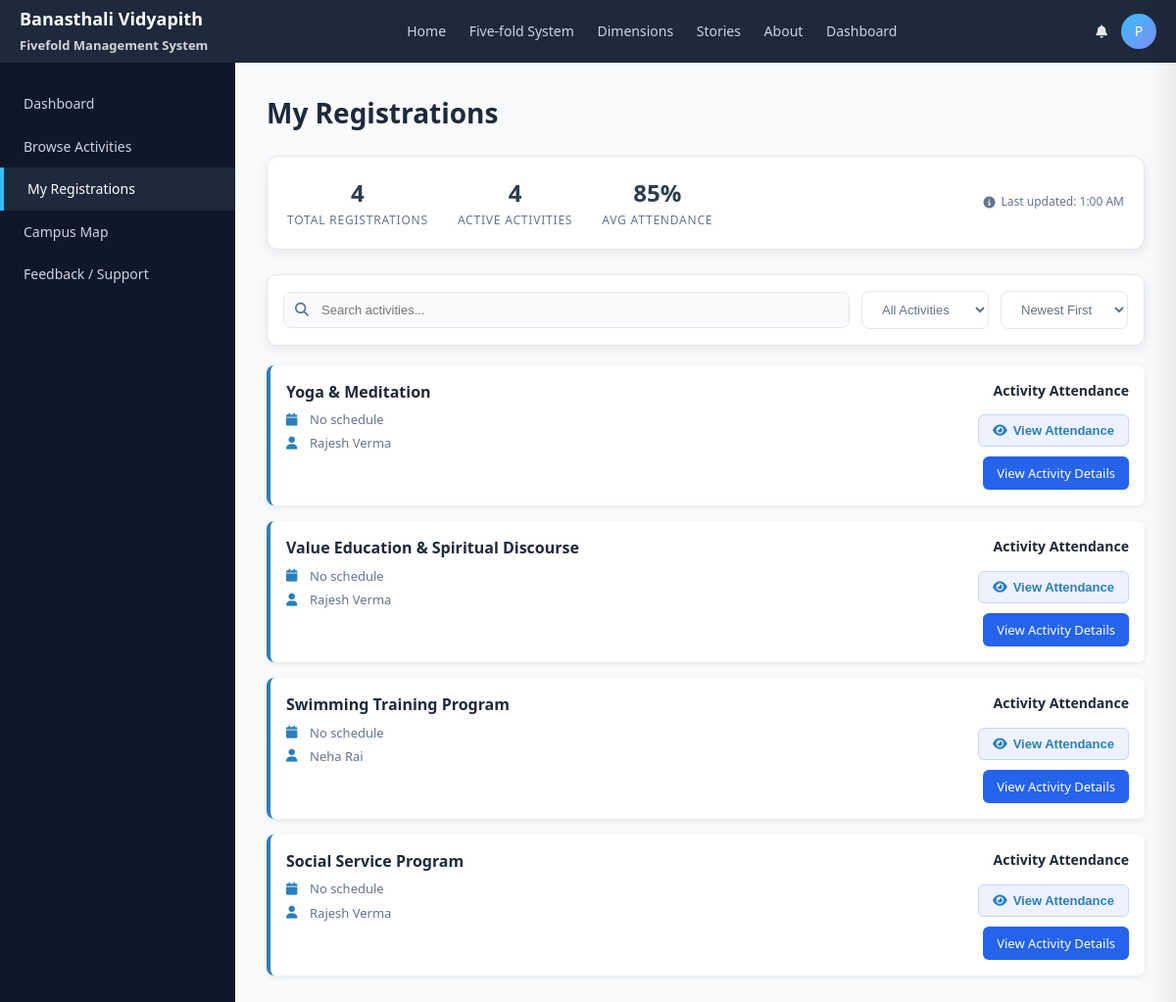
The app's page /activities/student/registrations/ (signed in), older data.
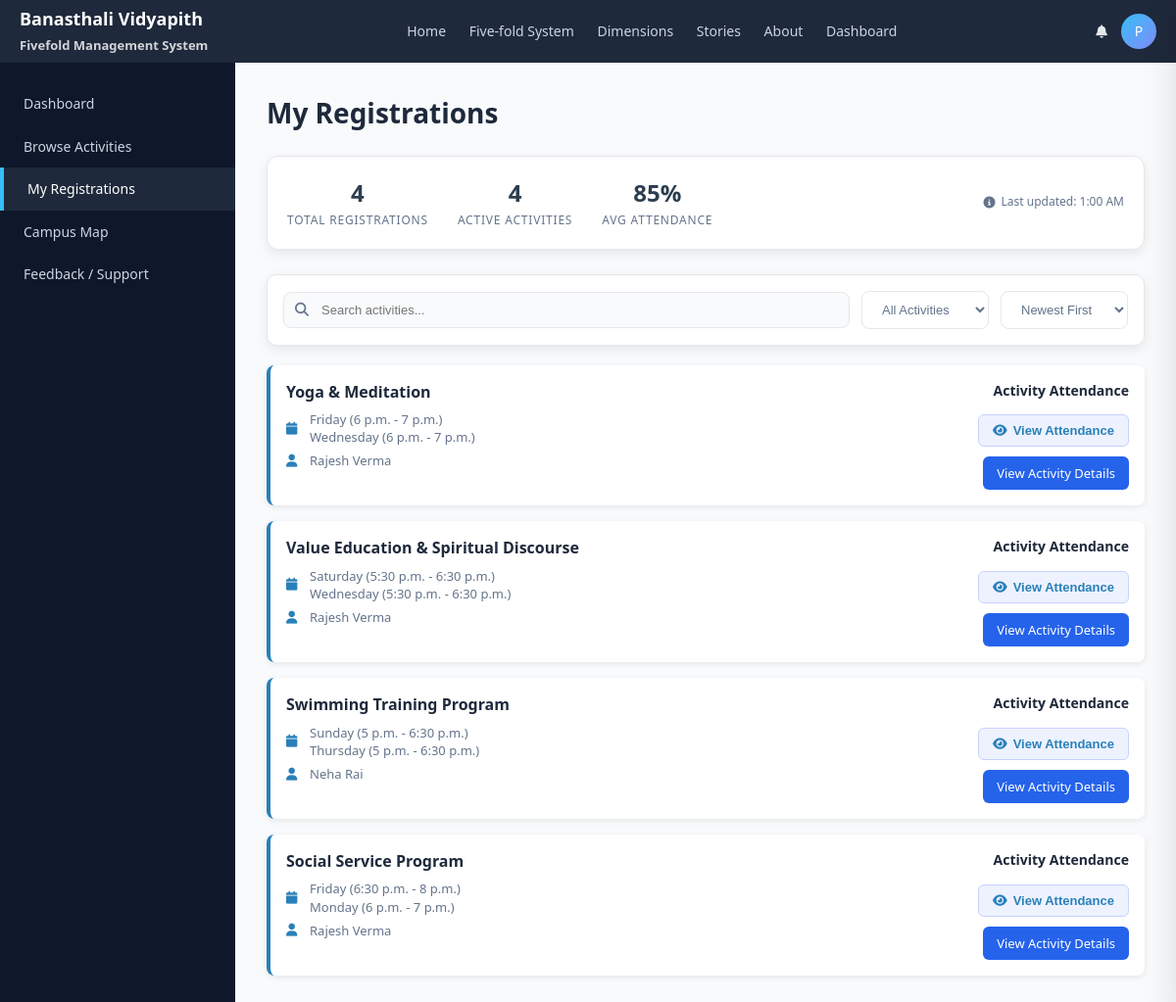
The same page, newer data.
### activities_app/models.py (models this page shows, shortened)
class ActivityRegistration(models.Model):
    student = models.ForeignKey(
        settings.AUTH_USER_MODEL,
        on_delete=models.CASCADE
    )
    activity = models.ForeignKey(
        Activity,
        on_delete=models.CASCADE
    )
    registered_at = models.DateTimeField(auto_now_add=True)
    class Meta:
        unique_together = ("student", "activity")

class Activity(models.Model):
    title = models.CharField(max_length=200)
    description = models.TextField()
    fold = models.CharField(max_length=50)
    total_seats = models.IntegerField()
    filled_seats = models.IntegerField()
    quick_notes = models.TextField(blank=True)
    fee = models.PositiveIntegerField(default=0)
    latitude = models.FloatField(null=True, blank=True)
    longitude = models.FloatField(null=True, blank=True)
    faculty = models.ForeignKey(
        User,
        on_delete=models.CASCADE,
        related_name="activities"
    )

class FacultyTimeSlot(models.Model):
    DAYS = [
        ("Mon", "Monday"),
        ("Tue", "Tuesday"),
        ("Wed", "Wednesday"),
        ("Thu", "Thursday"),
        ("Fri", "Friday"),
        ("Sat", "Saturday"),
        ("Sun", "Sunday"),
    ]
    faculty = models.ForeignKey(
        User,
        on_delete=models.CASCADE,
        related_name="time_slots"
    )
    activity = models.ForeignKey(
    "Activity",
    on_delete=models.CASCADE,
    related_name="time_slots",
    null=True,
    blank=True
)
    day = models.CharField(max_length=3, choices=DAYS)
    start_time = models.TimeField()
    end_time = models.TimeField()
    class Meta:
        ordering = ["day", "start_time"]

### activities_app/views.py (the view)
# urls.py: path('student/registrations/', views.my_registrations, name='my_registrations'),
@login_required
def my_registrations(request):
    registrations = ActivityRegistration.objects.filter(student=request.user)
    return render(
        request,
        "activities_app/student/my_registrations.html",
        {"registrations": registrations}
    )

### activities_app/templates/activities_app/student/my_registrations.html (shortened to what this page needs)
{% load static %}
<!DOCTYPE html>
<html>
<head>
    <link rel="stylesheet" href="{% static 'auth_app/css/dashboard.css' %}">
    <link rel="stylesheet" href="{% static 'activities_app/css/my_registrations.css' %}">
    <link rel="stylesheet" href="https://cdnjs.cloudflare.com/ajax/libs/font-awesome/6.4.0/css/all.min.css">
    <link rel="stylesheet" href="{% static 'activities_app/css/notifications.css' %}">
</head>
<body>
<header class="top-nav">
    <div class="logo">
        <strong>Banasthali Vidyapith</strong><br>
        <span style="font-size:13px; opacity:0.8;">
            Fivefold Management System
        </span>
    </div>
    <nav>
        <a href="/">Home</a>
        <a href="/#fivefold-carousel">Five-fold System</a>
        <a href="/#features">Dimensions</a>
        <a href="/#stories">Stories</a>
        <a href="http://www.banasthali.org/banasthali/wcms/hi/home/about-us/five-fold-education.html" target="_blank">About</a>
        <a href="{% url 'student_dashboard' %}">Dashboard</a>
    </nav>
    <div class="user-actions">
        <button class="notification-btn" onclick="toggleNotifications()">
            <i class="fas fa-bell"></i>
        </button>
        <div class="user-dropdown">
            <div class="user-avatar" id="userAvatarBtn">
                {% if request.user.profile.profile_picture %}
                    <img src="{{ request.user.profile.profile_picture.url }}">
                {% else %}
                    {{ request.user.username|first|upper }}
                {% endif %}
            </div>
        </div>
    </div>
</header>
<div class="dashboard-layout">
    <aside class="sidebar">
    <a href="{% url 'student_dashboard' %}">Dashboard</a>
    <a href="{% url 'browse_activities' %}">Browse Activities</a>
    <a href="{% url 'my_registrations' %}"class="active">My Registrations</a>
    <a href="/campus/map/">Campus Map</a>
    <a href="/feedback/student/">Feedback / Support</a>
</aside>
    <main class="content">
        <h1 class="page-title">My Registrations</h1>
        <div class="stats-panel">
            <div class="summary-stats">
                <div class="summary-stat">
                    <span class="summary-value">{{ registrations|length }}</span>
                    <span class="summary-label">Total Registrations</span>
                </div>
                <div class="summary-stat">
                    <span class="summary-value">{{ registrations|length }}</span>
                    <span class="summary-label">Active Activities</span>
                </div>
                <div class="summary-stat">
                    <span class="summary-value">85%</span>
                    <span class="summary-label">Avg Attendance</span>
                </div>
            </div>
            <div class="last-updated">
                <i class="fas fa-info-circle"></i>
                Last updated: {% now "g:i A" %}
            </div>
        </div>
        <div class="control-panel">
            <div class="search-box">
                <i class="fas fa-search"></i>
                <input type="text" id="searchInput" placeholder="Search activities...">
            </div>
            <select class="filter-select" id="statusFilter">
                <option value="all">All Activities</option>
            </select>
            <select class="filter-select" id="sortFilter">
                <option value="newest">Newest First</option>
            </select>
        </div>
        {% if registrations %}
            {% for card in registrations %}
            <div class="registration-card">
                <div class="card-left">
                    <h3>{{ card.activity.title }}</h3>
<p><i class="fa fa-calendar"></i>
    {% for slot in card.activity.time_slots.all %}
        {{ slot.get_day_display }} ({{ slot.start_time }} - {{ slot.end_time }})<br>
    {% empty %}
        No schedule
    {% endfor %}
</p>
<p><i class="fa fa-user"></i>
    {{ card.activity.faculty.first_name }} {{ card.activity.faculty.last_name }}
</p>
                </div>
                <div class="card-right">
                    <h4>Activity Attendance</h4>
                    <button
                        class="btn-outline btn-attendance"
                        data-url="{% url 'attendance_overview' card.activity.id %}">
                        <i class="fa fa-eye"></i> View Attendance
                    </button>
                    <a href="{% url 'activity_detail' card.activity.id %}" class="btn-primary">
                        View Activity Details
                    </a>
                </div>
            </div>
            {% endfor %}
        {% endif %}
    </main>
</div>
</body>
</html>

### activities_app/templates/activities_app/student/notification_panel.html (shortened to what this page needs)
{% load static %}

### auth_app/static/auth_app/css/dashboard.css (style rules this page uses)
* { margin: 0; padding: 0; box-sizing: border-box; }
body { font-family: "Segoe UI", Arial, sans-serif; background: #f5f6fa; color: #1e293b; }
.top-nav { height: 64px; background: #1e293b; color: white; display: flex; align-items: center; justify-content: space-between; padding: 0 24px; }
.top-nav .logo { font-size: 18px; font-weight: 600; }
.top-nav nav a { color: #cbd5e1; margin: 0 10px; text-decoration: none; font-size: 14px; }
.user-actions { display: flex; align-items: center; gap: 14px; }
.top-nav button { background: none; border: none; color: #e5e7eb; cursor: pointer; }
.dashboard-layout { display: flex; min-height: calc(100vh - 64px); }
.sidebar { width: 240px; background: #0f172a; padding-top: 20px; }
.sidebar a { display: block; padding: 12px 24px; color: #cbd5e1; text-decoration: none; font-size: 14px; }
.sidebar a.active, .sidebar a:hover { background: #1e293b; color: white; border-left: 4px solid #38bdf8; }
.content { flex: 1; padding: 16px 24px; }
.page-title { margin-bottom: 24px; }

### activities_app/static/activities_app/css/my_registrations.css (style rules this page uses)
body { font-family: system-ui, sans-serif; background: #f7f7f7; }
.registration-card { display: flex; justify-content: space-between; background: #fff; padding: 16px; border-radius: 8px; margin-bottom: 16px; box-shadow: 0 2px 6px rgba(0,0,0,0.08); }
.card-left h3 { margin: 0 0 8px; }
.card-right { display: flex; flex-direction: column; gap: 10px; align-items: flex-end; }
.btn-attendance, .btn-details { padding: 8px 14px; border-radius: 6px; border: none; cursor: pointer; text-decoration: none; font-size: 14px; }
.btn-attendance { background: #eef2ff; color: #4338ca; }

### activities_app/static/activities_app/css/notifications.css (style rules this page uses)
* { margin: 0; padding: 0; box-sizing: border-box; }
body { font-family: 'Segoe UI', system-ui, -apple-system, sans-serif; background: #f8fafc; margin: 0; padding: 0; min-height: 100vh; font-size: 14px; line-height: 1.4; }
.btn-primary { background: #3b82f6; color: white; border: 1.5px solid transparent; }
.search-box { position: relative; flex: 1; min-width: 250px; }
.search-box i { position: absolute; left: 12px; top: 50%; transform: translateY(-50%); color: #9ca3af; }
.search-box input { width: 100%; padding: 10px 12px 10px 36px; border: 1.5px solid #e5e7eb; border-radius: 8px; font-size: 14px; }
.btn-outline { padding: 8px 16px; background: white; border: 1.5px solid #e5e7eb; border-radius: 6px; color: #4b5563; font-weight: 600; font-size: 13px; cursor: pointer; display: inline-flex; align-items: center; gap: 6px; transition: all 0.2s ease; }

### activities_app/templates/activities_app/student/notification_panel.html (style rules this page uses)
.btn-primary { background: #2563eb; color: white; border-color: #2563eb; }

Row changes from the older to the newer data that the page shows:
shown differently, row unchanged: ActivityRegistration "Yoga & Meditation": no longer shows "No schedule"
added FacultyTimeSlot: day "Friday", start_time "6 p.m.", end_time "7 p.m.", shown under ActivityRegistration "Yoga & Meditation"
added FacultyTimeSlot: day "Wednesday", start_time "6 p.m.", end_time "7 p.m.", shown under ActivityRegistration "Yoga & Meditation"
shown differently, row unchanged: ActivityRegistration "Value Education & Spiritual Discourse": no longer shows "No schedule"
added FacultyTimeSlot: day "Saturday", start_time "5:30 p.m.", end_time "6:30 p.m.", shown under ActivityRegistration "Value Education & Spiritual Discourse"
added FacultyTimeSlot: day "Wednesday", start_time "5:30 p.m.", end_time "6:30 p.m.", shown under ActivityRegistration "Value Education & Spiritual Discourse"
shown differently, row unchanged: ActivityRegistration "Swimming Training Program": no longer shows "No schedule"
added FacultyTimeSlot: day "Sunday", start_time "5 p.m.", end_time "6:30 p.m.", shown under ActivityRegistration "Swimming Training Program"
added FacultyTimeSlot: day "Thursday", start_time "5 p.m.", end_time "6:30 p.m.", shown under ActivityRegistration "Swimming Training Program"
shown differently, row unchanged: ActivityRegistration "Social Service Program": no longer shows "No schedule"
added FacultyTimeSlot: day "Friday", start_time "6:30 p.m.", end_time "8 p.m.", shown under ActivityRegistration "Social Service Program"
added FacultyTimeSlot: day "Monday", start_time "6 p.m.", end_time "7 p.m.", shown under ActivityRegistration "Social Service Program"
